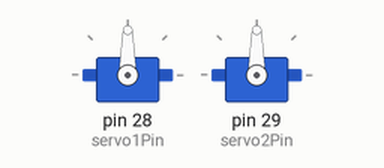
A sketch run on a simulated Arduino Mega 2560, built with avr-gcc and run on an emulated ATmega2560. Shown: 2 × servo. What the sketch prints to the serial monitor is not drawn.

Above: at 0.1 s.
At 2.1 s:
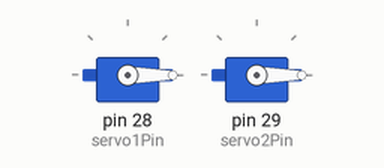
At 4.1 s:
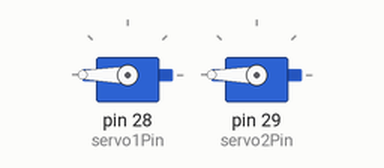
Timing chart, 0 to 5.6 s (numbered marks = the images above):
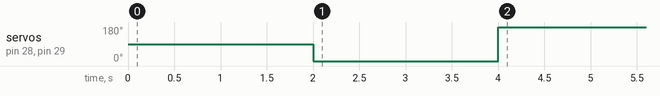

The sketch:

5-Check_for_continuous_rotation_servos.ino
```cpp
#include <Servo.h>

Servo servo1; // First suspect servo
Servo servo2; // Second suspect servo

int servo1Pin = 28;
int servo2Pin = 29;

void setup() {
  Serial.begin(9600);

  servo1.attach(servo1Pin);
  servo2.attach(servo2Pin);

  Serial.println("Testing servos...");

  // Set both servos to 90 degrees
  servo1.write(90);
  servo2.write(90);
  delay(2000);

  // Moving servos to 0 degrees
  servo1.write(0);
  servo2.write(0);
  delay(2000);

  // Moving servos to 180 degrees
  servo1.write(180);
  servo2.write(180);
  delay(2000);


}

void loop() {}
```
